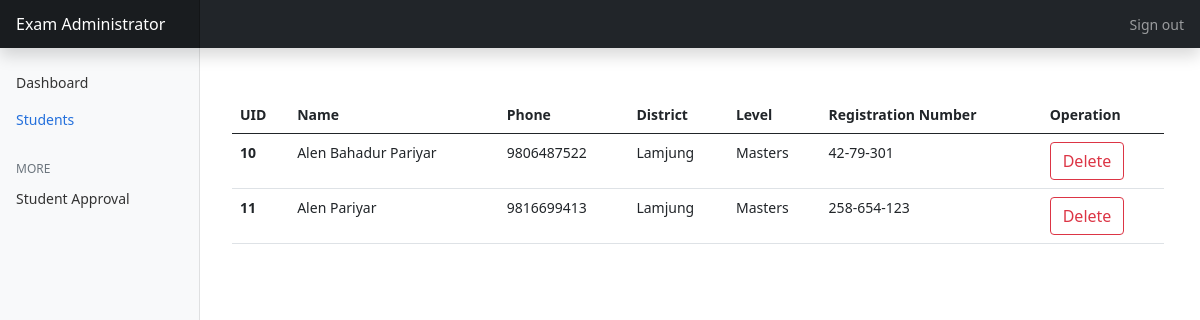
The app's page /colleges/student.php (signed in) with its own data.
### tables this page shows
CREATE TABLE `user` (
  `id` int(11) NOT NULL,
  `name` varchar(255) NOT NULL,
  `phone` varchar(20) NOT NULL,
  `address` varchar(255) NOT NULL,
  `email` varchar(255) NOT NULL,
  `password` varchar(255) NOT NULL,
  `firstname` varchar(255) NOT NULL,
  `middlename` varchar(255) NOT NULL,
  `lastname` varchar(255) NOT NULL,
  `fname_np` varchar(255) NOT NULL,
  `mname_np` varchar(255) NOT NULL,
  `lname_np` varchar(255) NOT NULL,
  `father_name` varchar(255) NOT NULL,
  `mother_name` varchar(255) NOT NULL,
  `gender` int(11) NOT NULL,
  `marital_status` int(11) NOT NULL,
  `citizenshipno` varchar(50) NOT NULL,
  `citizenship_img` varchar(100) NOT NULL,
  `district_id` int(11) DEFAULT 78,
  `permanent_address` varchar(255) NOT NULL,
  `temporary_address` varchar(255) NOT NULL,
  `landline` varchar(50) NOT NULL,
  `dob` varchar(15) NOT NULL,
  `profile_img` varchar(255) NOT NULL,
  `sign_img` varchar(255) NOT NULL,
  `level_id` int(11) NOT NULL DEFAULT -1,
  `college_id` int(11) NOT NULL DEFAULT -1,
  `programme_id` int(11) NOT NULL DEFAULT -1,
  `academic_year` int(11) NOT NULL DEFAULT -1,
  `registration_number` varchar(50) NOT NULL
);

CREATE TABLE `districts` (
  `id` int(11) DEFAULT NULL,
  `title` varchar(100) DEFAULT NULL,
  `stateno` int(11) DEFAULT NULL
);

### colleges/student.php (the view, shortened to what this page needs)
<?php
  if (isset($_SESSION['login_admin'])) {
    if ($_SESSION['login_admin'] == true) {
include '../db.php';
include 'header.php'; ?>
<?php include 'sidebar.php'; ?>
</div>
<main class="col-md-9 ms-sm-auto col-lg-10 px-md-4">
    <table class="table">
        <thead>
            <tr>
                <th scope="col">UID</th>
                <th scope="col">Name</th>
                <th scope="col">Phone</th>
                <th scope="col">District</th>
                <th scope="col">Level</th>
                <th scope="col">Registration Number</th>
                <th scope="col">Operation</th>
            </tr>
        </thead>
        <tbody id="tbody">
            <?php
            $collegeId = $_SESSION['college_id'];
            $user = mysqli_query($db, "SELECT * FROM `user` WHERE `college_id`='$collegeId'");
            $level = mysqli_query($db, "SELECT * FROM `level`");
            $level = mysqli_fetch_all($level);
            while ($college_row = mysqli_fetch_assoc($user)) {
                ?>
                <tr>
                    <th scope="row">
                        <?php echo $college_row['id']; ?>
                    </th>
                    <td scope="row">
                        <?php echo $college_row['name']; ?>
                    </td>
                    <td scope="row">
                        <?php echo $college_row['phone']; ?>
                    </td>
                    <td scope="row">
                        <?php
                        $did = $college_row['district_id'];
                        if ($did > 0) {
                            $districts = mysqli_query($db, "SELECT * FROM `districts` WHERE `id`='$did'");
                            $districts = mysqli_fetch_assoc($districts);
                            echo $districts['title'];
                        } else {
                            echo "-";
                        }
                        ?>
                    </td>
                    <td scope="row">
                        <?php $lid = $level[$college_row['level_id']]; ?>
                        <?php print_r($lid[1]) ?>
                    </td>
                    <td scope="row">
                        <?php echo $college_row['registration_number']; ?>
                    </td>
                    <td scope="row">
                        <button type="button" onclick="deleteStudent(<?php echo $college_row['id']; ?>)"
                            class="btn btn-outline-danger">Delete</button>
                    </td>
                </tr>
                <?php
            }
            ?>
        </tbody>
    </table>
</main>
<?php include 'footer.php'; ?>
<?php
}
}else{
  $_SESSION['error_msg'] = "Please login to continue";
  header("Location: index.php");
}
?>

### colleges/dashboard.css (style rules this page uses)
body { font-size: .875rem; }

### records on screen
user: id "10", name "Alen Bahadur Pariyar", phone "9806487522", districts.title "Lamjung", value "Masters", registration_number "42-79-301"
user: id "11", name "Alen Pariyar", phone "9816699413", districts.title "Lamjung", value "Masters", registration_number "258-654-123"
